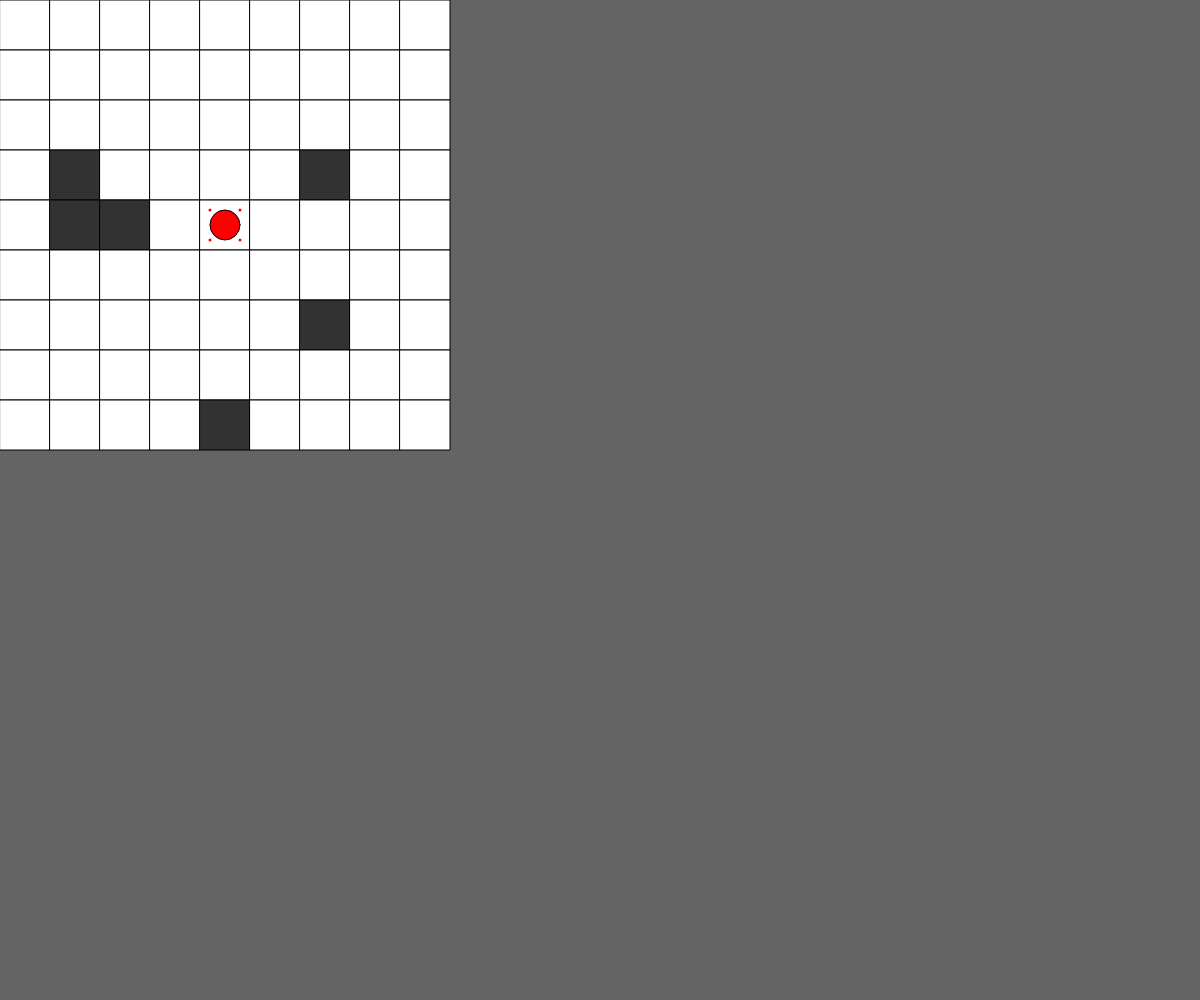
Frame 1 (no input)
Frame 60 (no input): identical to frame 1, image omitted
Frame 120 (the mouse pressed at the canvas centre since frame 60): identical to frame 1, image omitted

The p5.js sketch that drew this single still picture (run headless with seeded random() and noise() and a simulated clock; from frame 60 on, the mouse is pressed at the canvas centre):

// p5.js sketch
// ── sketch.js
let speed;
let posChar;

let tileSize = 50;

// for the game map, I am using 2D array / matrix
// so I could indicate the tile with
// 0 for floor and 1 for occupied by an object
// https://youtu.be/W9CcEDxdnmg?si=5FYQp9cIooIBlzey
// let floorplan = [
//   [0, 0, 0, 0, 0],
//   [0, 0, 0, 0, 0],
//   [0, 0, 0, 0, 0],
//   [0, 0, 0, 1, 0],
//   [0, 0, 0, 0, 0],
// ];

let floorplan = [
  [0, 0, 0, 0, 0, 0, 0, 0, 0],
  [0, 0, 0, 0, 0, 0, 0, 0, 0],
  [0, 0, 0, 0, 0, 0, 0, 0, 0],
  [0, 1, 0, 0, 0, 0, 1, 0, 0],
  [0, 1, 1, 0, 0, 0, 0, 0, 0],
  [0, 0, 0, 0, 0, 0, 0, 0, 0],
  [0, 0, 0, 0, 0, 0, 1, 0, 0],
  [0, 0, 0, 0, 0, 0, 0, 0, 0],
  [0, 0, 0, 0, 1, 0, 0, 0, 0],
];

// let columns = 5; // x => columns
// let rows = 5; // y => rows

let rows = floorplan.length;
let columns = floorplan[0].length;

let mapWidth = columns * tileSize;
let mapHeight = rows * tileSize;

// creating the player profile
let player = {
  x: mapWidth / 2,
  y: mapHeight / 2,
  xd: 0, // direction indicator // from the python game workshop
  yd: 0,
  speed: 3,
  d: 30,
};

function setup() {
  createCanvas(windowWidth, windowHeight);
}

function draw() {
  background(100);

  for (let i = 0; i < rows; i++) {
    for (let j = 0; j < columns; j++) {
      // draw the tiles
      push();

      if (floorplan[i][j] === 1) {
        fill(50); // occupied
      } else {
        fill(255); // floor
      }

      stroke(0);
      rect(j * tileSize, i * tileSize, tileSize, tileSize);

      pop();
    }
  }

  // https://p5js.org/reference/p5/keyIsDown/
  // Update x and y if an arrow key is pressed.

  // reset the direction in x/y axis each frame
  player.xd = 0;
  player.yd = 0;

  if (keyIsDown(LEFT_ARROW) === true) {
    player.xd = -1;
  }

  if (keyIsDown(RIGHT_ARROW) === true) {
    player.xd = 1;
  }

  if (keyIsDown(UP_ARROW) === true) {
    player.yd = -1;
  }

  if (keyIsDown(DOWN_ARROW) === true) {
    player.yd = 1;
  }

  // predict next player movement
  let nextX = player.x + player.xd * player.speed;
  let nextY = player.y + player.yd * player.speed;

  let leftX = nextX - player.d / 2;
  let rightX = nextX + player.d / 2;
  let topY = nextY - player.d / 2;
  let bottomY = nextY + player.d / 2;

  let leftXCurrent = player.x - player.d / 2;
  let rightXCurrent = player.x + player.d / 2;
  let topYCurrent = player.y - player.d / 2;
  let bottomYCurrent = player.y + player.d / 2;

  // here is to prevent crashing when the predicted tile is out of bound
  if (
    floor(leftX / tileSize) < 0 ||
    floor(rightX / tileSize) >= columns ||
    floor(topY / tileSize) < 0 ||
    floor(bottomY / tileSize) >= rows
  ) {
    player.xd = 0;
  } else if (
    floorplan[floor(topYCurrent / tileSize)][floor(leftX / tileSize)] === 0 &&
    floorplan[floor(topYCurrent / tileSize)][floor(rightX / tileSize)] === 0 &&
    floorplan[floor(bottomYCurrent / tileSize)][floor(leftX / tileSize)] ===
      0 &&
    floorplan[floor(bottomYCurrent / tileSize)][floor(rightX / tileSize)] === 0
  ) {
    player.x = nextX;
  }

  // here is to prevent crashing when the predicted tile is out of bound
  if (
    floor(leftX / tileSize) < 0 ||
    floor(rightX / tileSize) >= columns ||
    floor(topY / tileSize) < 0 ||
    floor(bottomY / tileSize) >= rows
  ) {
    player.yd = 0;
  } else if (
    floorplan[floor(topY / tileSize)][floor(leftXCurrent / tileSize)] === 0 &&
    floorplan[floor(topY / tileSize)][floor(rightXCurrent / tileSize)] === 0 &&
    floorplan[floor(bottomY / tileSize)][floor(leftXCurrent / tileSize)] ===
      0 &&
    floorplan[floor(bottomY / tileSize)][floor(rightXCurrent / tileSize)] === 0
  ) {
    player.y = nextY;
  }

  // limit the player circle inside the range of the map
  player.x = constrain(player.x, player.d / 2, mapWidth - player.d / 2);
  player.y = constrain(player.y, player.d / 2, mapHeight - player.d / 2);

  // draw the player circle here
  push();
  fill("red");
  circle(player.x, player.y, player.d);
  // draw collision guiding points
  strokeWeight(3);
  stroke("red");
  point(leftX, topY);
  point(rightX, topY);
  point(leftX, bottomY);
  point(rightX, bottomY);
  pop();

  // playerPosition = createVector(player.x, player.y);
}
